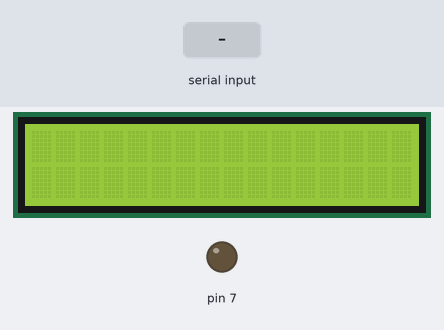
Bench run of a sketch on a simulated Arduino Uno, built with avr-gcc and run on an emulated ATmega328P. On the bench: 16×2 character LCD, output pins drawn as LEDs (lit = HIGH). Inputs (shaded band) come from the test bench.

Above: at 1.2 s.
1.3 s: "1" received over Serial
At 2.6 s:
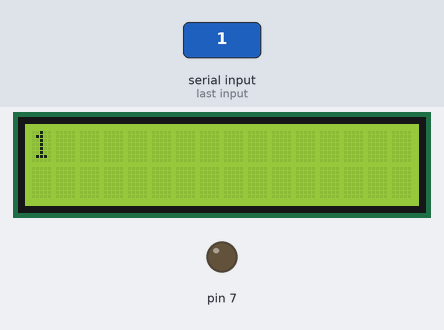
3.8 s: "0" received over Serial
At 6.1 s:
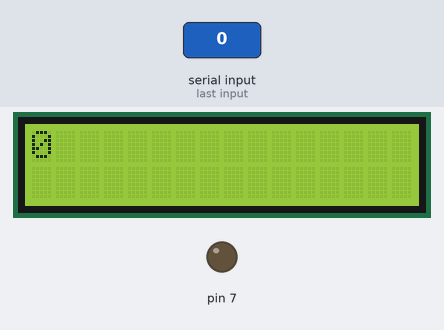
6.8 s: "2" received over Serial
At 9.7 s:
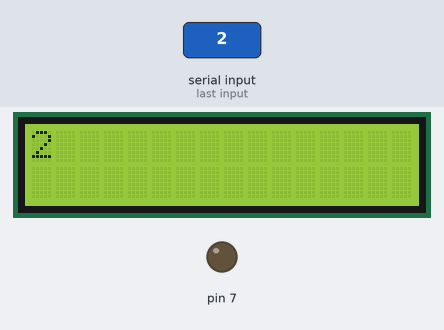
Timing chart, 0 to 11.2 s (numbered marks = the images above; inputs shaded):
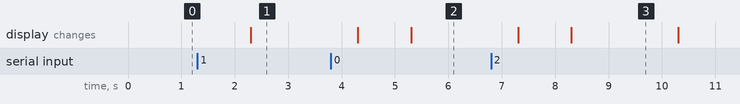

Measured:
- after the input at 1.3 s, the display: changes after 1.0 s (image 1)
- after the input at 3.8 s, the display: first differs from a run without the input after 1.5 s (image 2)
- after the input at 6.8 s, the display: first differs from a run without the input after 1.5 s (image 3)

The sketch:

lcdControl.ino
```cpp
#include <LiquidCrystal.h>

// C++ code
/*    Creator : Evangelos Stamatis
*  LCD display
*  Reading Commands from Serial.
*  Depicting the command on LCD display
*  Executing the command to turn ON or OFF an LED
*     Created on : 05/06/2024
*/
LiquidCrystal LCD(12, 11, 5, 4, 3, 2);
void setup()
{
	  LCD.begin(16, 2);
  	Serial.begin(9600);
  	pinMode(7, OUTPUT);
}

void lightLed(){
  digitalWrite(7, HIGH);
  return;
}

void unlightLed(){
  digitalWrite(7, LOW);
  return;
}
void loop()
{
  /*
	LCD.setCursor(5,0);
  LCD.print("HI");
  LCD.setCursor(0,1);
  for(int i=0; i<=500; i++){
    LCD.setCursor(0,1);
 	  LCD.print(i);
    delay(50);
  }
  */
  if(Serial.available())
  {
    String myInput = String(10);
    myInput = Serial.readString();
    if(myInput.equals("LEDON\n")){
      lightLed();
    }else if(myInput.equals("LEDOFF\n")){
      unlightLed();
    }
    for(int a=0; a<=myInput.length(); a++){
      LCD.write(myInput[a]);
   	}
    delay(2000);
    LCD.print(" ");
  }
  LCD.clear();
}
```
